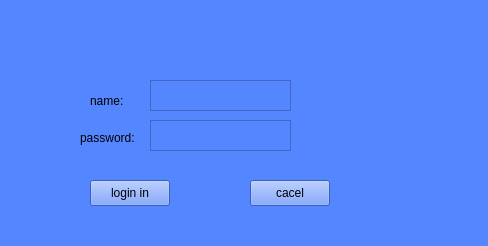
<?xml version="1.0" encoding="UTF-8"?>
<ui version="4.0">
 <class>Form</class>
 <widget class="QWidget" name="Form">
  <property name="geometry">
   <rect>
    <x>0</x>
    <y>0</y>
    <width>488</width>
    <height>246</height>
   </rect>
  </property>
  <property name="windowTitle">
   <string>Form</string>
  </property>
  <property name="styleSheet">
   <string notr="true">background-color: rgb(84, 135, 255);
selection-color: rgb(255, 255, 255);</string>
  </property>
  <widget class="QLabel" name="label">
   <property name="geometry">
    <rect>
     <x>90</x>
     <y>90</y>
     <width>81</width>
     <height>21</height>
    </rect>
   </property>
   <property name="styleSheet">
    <string notr="true">font: 75 9pt &quot;Noto Serif Tamil&quot;;</string>
   </property>
   <property name="text">
    <string>name:</string>
   </property>
  </widget>
  <widget class="QLabel" name="label_2">
   <property name="geometry">
    <rect>
     <x>80</x>
     <y>130</y>
     <width>71</width>
     <height>16</height>
    </rect>
   </property>
   <property name="text">
    <string>password:</string>
   </property>
  </widget>
  <widget class="QTextBrowser" name="textBrowser">
   <property name="geometry">
    <rect>
     <x>150</x>
     <y>80</y>
     <width>141</width>
     <height>31</height>
    </rect>
   </property>
  </widget>
  <widget class="QTextBrowser" name="textBrowser_2">
   <property name="geometry">
    <rect>
     <x>150</x>
     <y>120</y>
     <width>141</width>
     <height>31</height>
    </rect>
   </property>
  </widget>
  <widget class="QPushButton" name="pushButton">
   <property name="geometry">
    <rect>
     <x>90</x>
     <y>180</y>
     <width>80</width>
     <height>26</height>
    </rect>
   </property>
   <property name="text">
    <string>login in</string>
   </property>
  </widget>
  <widget class="QPushButton" name="pushButton_2">
   <property name="geometry">
    <rect>
     <x>250</x>
     <y>180</y>
     <width>80</width>
     <height>26</height>
    </rect>
   </property>
   <property name="text">
    <string>cacel</string>
   </property>
  </widget>
 </widget>
 <resources/>
 <connections/>
</ui>
